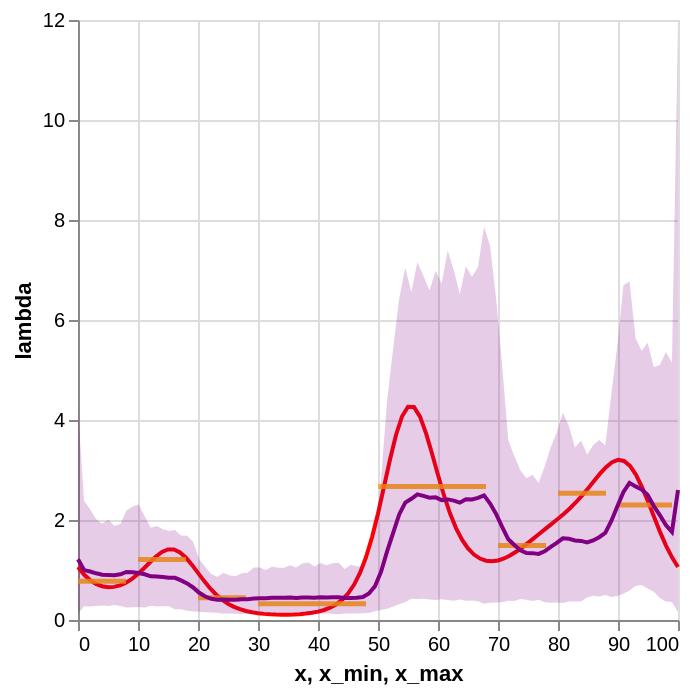

Write notebook code for a chart like this one.
### Code cell
source_exp1 = summarize_posterior_lam(
    mcmc_samples, np.linspace(0, 100, 100), "1. Naive"
)
plot_posterior_band(source_exp1, df_rates, df_expanded)

### Figure 1 — Vega-Lite specification as saved in the notebook (floating-point values rounded to 4 significant figures)
{"config": {"view": {"continuousWidth": 300, "continuousHeight": 300}}, "layer": [{"data": {"name": "data-57e9ce31636ad67c36e7dccf51564a34"}, "mark": {"type": "line", "color": "red"}, "encoding": {"x": {"field": "x", "type": "quantitative"}, "y": {"field": "lambda", "title": "lambda", "type": "quantitative"}}}, {"data": {"name": "data-76d7978c27708f3dc3c547466e9c4f48"}, "mark": {"type": "rule", "color": "orange", "opacity": 0.85, "strokeWidth": 2.5}, "encoding": {"x": {"field": "x_min", "type": "quantitative"}, "x2": {"field": "x_max"}, "y": {"field": "lambda_obs", "title": "lambda", "type": "quantitative"}}}, {"data": {"name": "data-79316bca27c7ddd2fd7e221cdebd5f18"}, "mark": {"type": "line", "color": "purple"}, "encoding": {"x": {"field": "x", "type": "quantitative"}, "y": {"field": "lam", "type": "quantitative"}}}, {"data": {"name": "data-79316bca27c7ddd2fd7e221cdebd5f18"}, "mark": {"type": "area", "color": "purple", "opacity": 0.2}, "encoding": {"x": {"field": "x", "type": "quantitative"}, "y": {"field": "lower", "type": "quantitative"}, "y2": {"field": "upper"}}}], "$schema": "https://vega.github.io/schema/vega-lite/v6.1.0.json", "datasets": {"data-57e9ce31636ad67c36e7dccf51564a34": [{"x": 0, "lambda": 1.06}, {"x": 1, "lambda": 0.9096}, {"x": 2, "lambda": 0.7984}, {"x": 3, "lambda": 0.7218}, {"x": 4, "lambda": 0.6755}, {"x": 5, "lambda": 0.6564}, {"x": 6, "lambda": 0.6624}, {"x": 7, "lambda": 0.6925}, {"x": 8, "lambda": 0.7463}, {"x": 9, "lambda": 0.8231}, {"x": 10, "lambda": 0.9209}, {"x": 11, "lambda": 1.035}, {"x": 12, "lambda": 1.156}, {"x": 13, "lambda": 1.27}, {"x": 14, "lambda": 1.361}, {"x": 15, "lambda": 1.412}, {"x": 16, "lambda": 1.41}, {"x": 17, "lambda": 1.352}, {"x": 18, "lambda": 1.245}, {"x": 19, "lambda": 1.102}, {"x": 20, "lambda": 0.9426}, {"x": 21, "lambda": 0.7833}, {"x": 22, "lambda": 0.6371}, {"x": 23, "lambda": 0.5112}, {"x": 24, "lambda": 0.408}, {"x": 25, "lambda": 0.3263}, {"x": 26, "lambda": 0.2635}, {"x": 27, "lambda": 0.216}, {"x": 28, "lambda": 0.1807}, {"x": 29, "lambda": 0.1547}, {"x": 30, "lambda": 0.1359}, {"x": 31, "lambda": 0.1226}, {"x": 32, "lambda": 0.1136}, {"x": 33, "lambda": 0.1083}, {"x": 34, "lambda": 0.106}, {"x": 35, "lambda": 0.1067}, {"x": 36, "lambda": 0.1103}, {"x": 37, "lambda": 0.1173}, {"x": 38, "lambda": 0.1283}, {"x": 39, "lambda": 0.1446}, {"x": 40, "lambda": 0.1677}, {"x": 41, "lambda": 0.2003}, {"x": 42, "lambda": 0.2462}, {"x": 43, "lambda": 0.3108}, {"x": 44, "lambda": 0.4014}, {"x": 45, "lambda": 0.5281}, {"x": 46, "lambda": 0.7033}, {"x": 47, "lambda": 0.9412}, {"x": 48, "lambda": 1.255}, {"x": 49, "lambda": 1.653}, {"x": 50, "lambda": 2.13}, {"x": 51, "lambda": 2.664}, {"x": 52, "lambda": 3.209}, {"x": 53, "lambda": 3.7}, {"x": 54, "lambda": 4.07}, {"x": 55, "lambda": 4.264}, {"x": 56, "lambda": 4.259}, {"x": 57, "lambda": 4.068}, {"x": 58, "lambda": 3.738}, {"x": 59, "lambda": 3.329}, {"x": 60, "lambda": 2.898}, {"x": 61, "lambda": 2.491}, {"x": 62, "lambda": 2.134}, {"x": 63, "lambda": 1.839}, {"x": 64, "lambda": 1.606}, {"x": 65, "lambda": 1.432}, {"x": 66, "lambda": 1.309}, {"x": 67, "lambda": 1.229}, {"x": 68, "lambda": 1.186}, {"x": 69, "lambda": 1.175}, {"x": 70, "lambda": 1.191}, {"x": 71, "lambda": 1.231}, {"x": 72, "lambda": 1.289}, {"x": 73, "lambda": 1.364}, {"x": 74, "lambda": 1.449}, {"x": 75, "lambda": 1.542}, {"x": 76, "lambda": 1.639}, {"x": 77, "lambda": 1.736}, {"x": 78, "lambda": 1.832}, {"x": 79, "lambda": 1.928}, {"x": 80, "lambda": 2.025}, {"x": 81, "lambda": 2.127}, {"x": 82, "lambda": 2.236}, {"x": 83, "lambda": 2.355}, {"x": 84, "lambda": 2.487}, {"x": 85, "lambda": 2.63}, {"x": 86, "lambda": 2.779}, {"x": 87, "lambda": 2.927}, {"x": 88, "lambda": 3.058}, {"x": 89, "lambda": 3.157}, {"x": 90, "lambda": 3.204}, {"x": 91, "lambda": 3.182}, {"x": 92, "lambda": 3.081}, {"x": 93, "lambda": 2.903}, {"x": 94, "lambda": 2.659}, {"x": 95, "lambda": 2.37}, {"x": 96, "lambda": 2.063}, {"x": 97, "lambda": 1.763}, {"x": 98, "lambda": 1.489}, {"x": 99, "lambda": 1.253}, {"x": 100, "lambda": 1.06}], "data-76d7978c27708f3dc3c547466e9c4f48": [{"obs_interval": "[0,9)", "x_min": 0, "x_max": 8, "lambda_obs": 0.7738}, {"obs_interval": "[10,19)", "x_min": 10, "x_max": 18, "lambda_obs": 1.209}, {"obs_interval": "[20,29)", "x_min": 20, "x_max": 28, "lambda_obs": 0.4471}, {"obs_interval": "[30,49)", "x_min": 30, "x_max": 48, "lambda_obs": 0.3264}, {"obs_interval": "[50,69)", "x_min": 50, "x_max": 68, "lambda_obs": 2.67}, {"obs_interval": "[70,79)", "x_min": 70, "x_max": 78, "lambda_obs": 1.492}, {"obs_interval": "[80,89)", "x_min": 80, "x_max": 88, "lambda_obs": 2.535}, {"obs_interval": "[90,99]", "x_min": 90, "x_max": 99, "lambda_obs": 2.301}], "data-79316bca27c7ddd2fd7e221cdebd5f18": [{"x": 0.0, "lam": 1.216, "lower": 0.1236, "upper": 4.21, "experiment": "1. Naive"}, {"x": 1.01, "lam": 0.9983, "lower": 0.2773, "upper": 2.385, "experiment": "1. Naive"}, {"x": 2.02, "lam": 0.9698, "lower": 0.2678, "upper": 2.209, "experiment": "1. Naive"}, {"x": 3.03, "lam": 0.9338, "lower": 0.2793, "upper": 2.017, "experiment": "1. Naive"}, {"x": 4.04, "lam": 0.904, "lower": 0.2886, "upper": 1.924, "experiment": "1. Naive"}, {"x": 5.051, "lam": 0.9016, "lower": 0.2791, "upper": 2.009, "experiment": "1. Naive"}, {"x": 6.061, "lam": 0.8963, "lower": 0.2996, "upper": 1.879, "experiment": "1. Naive"}, {"x": 7.071, "lam": 0.9147, "lower": 0.2779, "upper": 1.919, "experiment": "1. Naive"}, {"x": 8.081, "lam": 0.9617, "lower": 0.2491, "upper": 2.191, "experiment": "1. Naive"}, {"x": 9.091, "lam": 0.9553, "lower": 0.2542, "upper": 2.272, "experiment": "1. Naive"}, {"x": 10.1, "lam": 0.9409, "lower": 0.2607, "upper": 2.309, "experiment": "1. Naive"}, {"x": 11.11, "lam": 0.9149, "lower": 0.2485, "upper": 2.075, "experiment": "1. Naive"}, {"x": 12.12, "lam": 0.8728, "lower": 0.2849, "upper": 1.844, "experiment": "1. Naive"}, {"x": 13.13, "lam": 0.8716, "lower": 0.2706, "upper": 1.882, "experiment": "1. Naive"}, {"x": 14.14, "lam": 0.8603, "lower": 0.276, "upper": 1.813, "experiment": "1. Naive"}, {"x": 15.15, "lam": 0.8466, "lower": 0.2769, "upper": 1.78, "experiment": "1. Naive"}, {"x": 16.16, "lam": 0.8439, "lower": 0.2171, "upper": 1.802, "experiment": "1. Naive"}, {"x": 17.17, "lam": 0.7919, "lower": 0.2164, "upper": 1.688, "experiment": "1. Naive"}, {"x": 18.18, "lam": 0.7311, "lower": 0.1871, "upper": 1.684, "experiment": "1. Naive"}, {"x": 19.19, "lam": 0.6507, "lower": 0.1703, "upper": 1.565, "experiment": "1. Naive"}, {"x": 20.2, "lam": 0.5438, "lower": 0.1642, "upper": 1.213, "experiment": "1. Naive"}, {"x": 21.21, "lam": 0.4701, "lower": 0.154, "upper": 1.06, "experiment": "1. Naive"}, {"x": 22.22, "lam": 0.4244, "lower": 0.1482, "upper": 0.915, "experiment": "1. Naive"}, {"x": 23.23, "lam": 0.4071, "lower": 0.144, "upper": 0.8666, "experiment": "1. Naive"}, {"x": 24.24, "lam": 0.4123, "lower": 0.1261, "upper": 0.9407, "experiment": "1. Naive"}, {"x": 25.25, "lam": 0.4059, "lower": 0.1316, "upper": 0.897, "experiment": "1. Naive"}, {"x": 26.26, "lam": 0.4063, "lower": 0.1253, "upper": 0.8758, "experiment": "1. Naive"}, {"x": 27.27, "lam": 0.4127, "lower": 0.1212, "upper": 0.9355, "experiment": "1. Naive"}, {"x": 28.28, "lam": 0.4148, "lower": 0.1271, "upper": 0.9467, "experiment": "1. Naive"}, {"x": 29.29, "lam": 0.4307, "lower": 0.1215, "upper": 1.051, "experiment": "1. Naive"}, {"x": 30.3, "lam": 0.4361, "lower": 0.1283, "upper": 1.052, "experiment": "1. Naive"}, {"x": 31.31, "lam": 0.4347, "lower": 0.1322, "upper": 1.001, "experiment": "1. Naive"}, {"x": 32.32, "lam": 0.4452, "lower": 0.1262, "upper": 1.063, "experiment": "1. Naive"}, {"x": 33.33, "lam": 0.4447, "lower": 0.1274, "upper": 1.045, "experiment": "1. Naive"}, {"x": 34.34, "lam": 0.447, "lower": 0.1329, "upper": 1.044, "experiment": "1. Naive"}, {"x": 35.35, "lam": 0.4494, "lower": 0.1221, "upper": 1.094, "experiment": "1. Naive"}, {"x": 36.36, "lam": 0.442, "lower": 0.1303, "upper": 1.048, "experiment": "1. Naive"}, {"x": 37.37, "lam": 0.4487, "lower": 0.1163, "upper": 1.132, "experiment": "1. Naive"}, {"x": 38.38, "lam": 0.4493, "lower": 0.12, "upper": 1.151, "experiment": "1. Naive"}, {"x": 39.39, "lam": 0.446, "lower": 0.131, "upper": 1.068, "experiment": "1. Naive"}, {"x": 40.4, "lam": 0.4548, "lower": 0.1249, "upper": 1.141, "experiment": "1. Naive"}, {"x": 41.41, "lam": 0.4518, "lower": 0.128, "upper": 1.095, "experiment": "1. Naive"}, {"x": 42.42, "lam": 0.4531, "lower": 0.1243, "upper": 1.137, "experiment": "1. Naive"}, {"x": 43.43, "lam": 0.4543, "lower": 0.1171, "upper": 1.144, "experiment": "1. Naive"}, {"x": 44.44, "lam": 0.4401, "lower": 0.1315, "upper": 1.02, "experiment": "1. Naive"}, {"x": 45.45, "lam": 0.4415, "lower": 0.1276, "upper": 1.106, "experiment": "1. Naive"}, {"x": 46.46, "lam": 0.4446, "lower": 0.1297, "upper": 1.075, "experiment": "1. Naive"}, {"x": 47.47, "lam": 0.4593, "lower": 0.1365, "upper": 1.066, "experiment": "1. Naive"}, {"x": 48.48, "lam": 0.5291, "lower": 0.1408, "upper": 1.29, "experiment": "1. Naive"}, {"x": 49.49, "lam": 0.6769, "lower": 0.1772, "upper": 1.743, "experiment": "1. Naive"}, {"x": 50.51, "lam": 0.9629, "lower": 0.198, "upper": 2.801, "experiment": "1. Naive"}, {"x": 51.52, "lam": 1.371, "lower": 0.2264, "upper": 4.388, "experiment": "1. Naive"}, {"x": 52.53, "lam": 1.741, "lower": 0.2703, "upper": 5.435, "experiment": "1. Naive"}, {"x": 53.54, "lam": 2.111, "lower": 0.3152, "upper": 6.43, "experiment": "1. Naive"}, {"x": 54.55, "lam": 2.349, "lower": 0.3594, "upper": 7.043, "experiment": "1. Naive"}, {"x": 55.56, "lam": 2.425, "lower": 0.4245, "upper": 6.557, "experiment": "1. Naive"}, {"x": 56.57, "lam": 2.513, "lower": 0.4175, "upper": 7.159, "experiment": "1. Naive"}, {"x": 57.58, "lam": 2.482, "lower": 0.4262, "upper": 6.88, "experiment": "1. Naive"}, {"x": 58.59, "lam": 2.446, "lower": 0.4112, "upper": 6.597, "experiment": "1. Naive"}, {"x": 59.6, "lam": 2.453, "lower": 0.4004, "upper": 6.986, "experiment": "1. Naive"}, {"x": 60.61, "lam": 2.398, "lower": 0.4128, "upper": 6.728, "experiment": "1. Naive"}, {"x": 61.62, "lam": 2.412, "lower": 0.4024, "upper": 7.385, "experiment": "1. Naive"}, {"x": 62.63, "lam": 2.387, "lower": 0.3853, "upper": 7.0, "experiment": "1. Naive"}, {"x": 63.64, "lam": 2.347, "lower": 0.4084, "upper": 6.513, "experiment": "1. Naive"}, {"x": 64.65, "lam": 2.415, "lower": 0.3858, "upper": 7.074, "experiment": "1. Naive"}, {"x": 65.66, "lam": 2.412, "lower": 0.3885, "upper": 6.866, "experiment": "1. Naive"}, {"x": 66.67, "lam": 2.443, "lower": 0.3768, "upper": 7.058, "experiment": "1. Naive"}, {"x": 67.68, "lam": 2.492, "lower": 0.3262, "upper": 7.866, "experiment": "1. Naive"}, {"x": 68.69, "lam": 2.33, "lower": 0.3466, "upper": 7.475, "experiment": "1. Naive"}, {"x": 69.7, "lam": 2.119, "lower": 0.3516, "upper": 6.408, "experiment": "1. Naive"}, {"x": 70.71, "lam": 1.857, "lower": 0.3555, "upper": 5.059, "experiment": "1. Naive"}, {"x": 71.72, "lam": 1.614, "lower": 0.3827, "upper": 3.596, "experiment": "1. Naive"}, {"x": 72.73, "lam": 1.499, "lower": 0.3807, "upper": 3.275, "experiment": "1. Naive"}, {"x": 73.74, "lam": 1.396, "lower": 0.4194, "upper": 2.989, "experiment": "1. Naive"}, {"x": 74.75, "lam": 1.339, "lower": 0.406, "upper": 2.835, "experiment": "1. Naive"}, {"x": 75.76, "lam": 1.337, "lower": 0.3794, "upper": 2.903, "experiment": "1. Naive"}, {"x": 76.77, "lam": 1.321, "lower": 0.4037, "upper": 2.74, "experiment": "1. Naive"}, {"x": 77.78, "lam": 1.375, "lower": 0.3553, "upper": 3.072, "experiment": "1. Naive"}, {"x": 78.79, "lam": 1.463, "lower": 0.3446, "upper": 3.453, "experiment": "1. Naive"}, {"x": 79.8, "lam": 1.542, "lower": 0.3522, "upper": 3.748, "experiment": "1. Naive"}, {"x": 80.81, "lam": 1.633, "lower": 0.3416, "upper": 4.145, "experiment": "1. Naive"}, {"x": 81.82, "lam": 1.625, "lower": 0.3713, "upper": 3.878, "experiment": "1. Naive"}, {"x": 82.83, "lam": 1.589, "lower": 0.3724, "upper": 3.452, "experiment": "1. Naive"}, {"x": 83.84, "lam": 1.582, "lower": 0.369, "upper": 3.591, "experiment": "1. Naive"}, {"x": 84.85, "lam": 1.55, "lower": 0.4482, "upper": 3.312, "experiment": "1. Naive"}, {"x": 85.86, "lam": 1.592, "lower": 0.4829, "upper": 3.495, "experiment": "1. Naive"}, {"x": 86.87, "lam": 1.656, "lower": 0.4722, "upper": 3.602, "experiment": "1. Naive"}, {"x": 87.88, "lam": 1.74, "lower": 0.501, "upper": 3.497, "experiment": "1. Naive"}, {"x": 88.89, "lam": 1.981, "lower": 0.4582, "upper": 4.517, "experiment": "1. Naive"}, {"x": 89.9, "lam": 2.276, "lower": 0.4782, "upper": 5.507, "experiment": "1. Naive"}, {"x": 90.91, "lam": 2.56, "lower": 0.5256, "upper": 6.693, "experiment": "1. Naive"}, {"x": 91.92, "lam": 2.743, "lower": 0.5875, "upper": 6.777, "experiment": "1. Naive"}, {"x": 92.93, "lam": 2.672, "lower": 0.6818, "upper": 5.634, "experiment": "1. Naive"}, {"x": 93.94, "lam": 2.612, "lower": 0.7006, "upper": 5.386, "experiment": "1. Naive"}, {"x": 94.95, "lam": 2.502, "lower": 0.6318, "upper": 5.546, "experiment": "1. Naive"}, {"x": 95.96, "lam": 2.28, "lower": 0.566, "upper": 5.062, "experiment": "1. Naive"}, {"x": 96.97, "lam": 2.097, "lower": 0.4414, "upper": 5.1, "experiment": "1. Naive"}, {"x": 97.98, "lam": 1.901, "lower": 0.372, "upper": 5.359, "experiment": "1. Naive"}, {"x": 98.99, "lam": 1.762, "lower": 0.3594, "upper": 5.144, "experiment": "1. Naive"}, {"x": 100.0, "lam": 2.599, "lower": 0.1604, "upper": 11.91, "experiment": "1. Naive"}]}}
